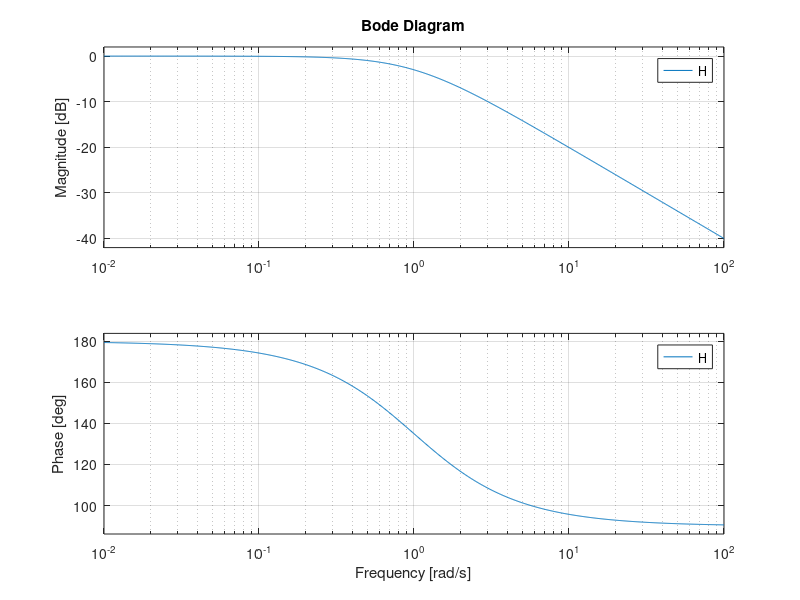

The MATLAB source for this figure:
%need to make me a calculator that that does the bode plot!
%say you got the equation....
%       S^2 + 0.1s + 7.5
%H(S) = -----------------
%       s^4+0.12s^3+9s^2
%
%thus you can make the input as such....
%H = tf([1 0.1 7.5], [1 0.12 9 00 ])
%bode (H)
H = tf([-1], [1 1]);
bode(H);
